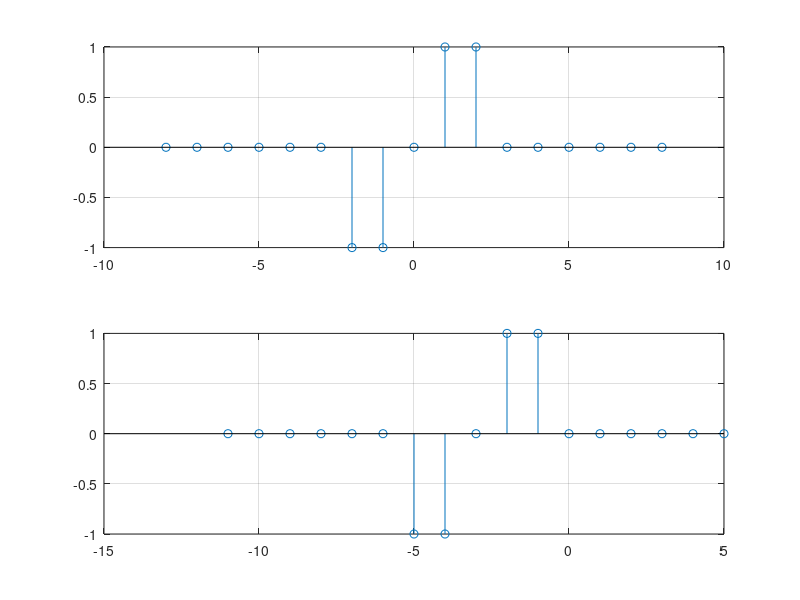

This chart was generated by the following MATLAB code:
close all;
clear;
clc;
x=-8:1:8;
y=[0 0 0 0 0 0 -1 -1 0 1 1 0 0 0 0 0 0];

subplot(2,1,1);
stem(x,y);
grid on;

x1=x-3;
subplot(2,1,2);
stem(x1,y);
grid on;